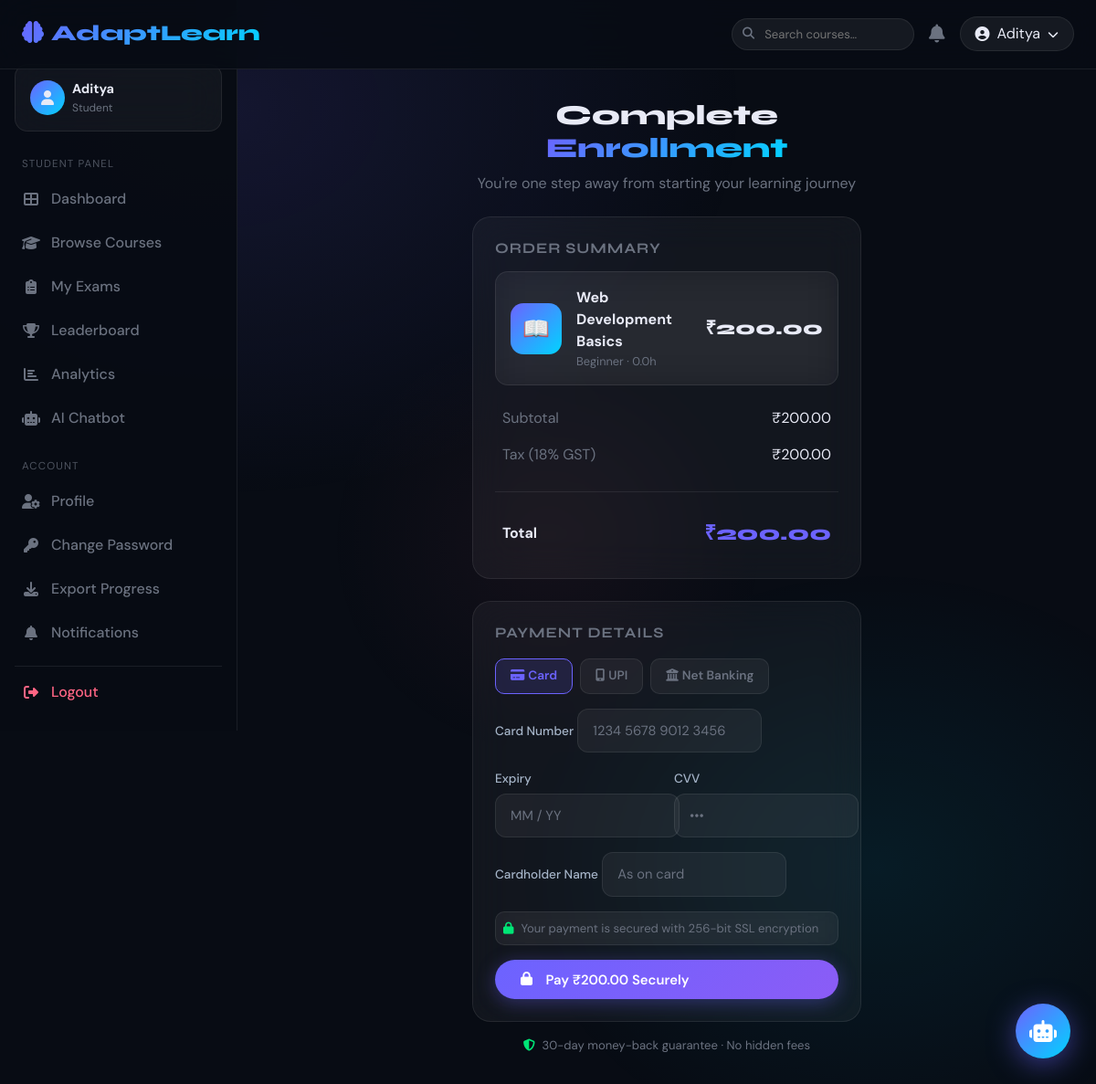
/payment/2/ (signed in), run on the app's committed database.
### learning/models.py (models this page shows, shortened)
class UserProfile(models.Model):
    ROLE_CHOICES = [('student', 'Student'), ('instructor', 'Instructor'), ('admin', 'Admin')]
    user = models.OneToOneField(User, on_delete=models.CASCADE, related_name='profile')
    role = models.CharField(max_length=20, choices=ROLE_CHOICES, default='student')
    avatar = models.ImageField(upload_to='avatars/', null=True, blank=True)
    bio = models.TextField(blank=True)
    phone = models.CharField(max_length=15, blank=True)
    date_of_birth = models.DateField(null=True, blank=True)
    learning_style = models.CharField(max_length=50, blank=True)  # visual/auditory/reading/kinesthetic
    skill_level = models.CharField(max_length=20, default='beginner',
                                   choices=[('beginner','Beginner'),('intermediate','Intermediate'),('advanced','Advanced')])
    total_points = models.IntegerField(default=0)
    created_at = models.DateTimeField(auto_now_add=True)
    updated_at = models.DateTimeField(auto_now=True)

class Course(models.Model):
    DIFFICULTY = [('beginner','Beginner'),('intermediate','Intermediate'),('advanced','Advanced')]
    STATUS     = [('draft','Draft'),('published','Published'),('archived','Archived')]
    title        = models.CharField(max_length=200)
    slug         = models.SlugField(unique=True)
    description  = models.TextField()
    instructor   = models.ForeignKey(User, on_delete=models.CASCADE, related_name='courses_taught')
    thumbnail    = models.ImageField(upload_to='course_thumbnails/', null=True, blank=True)
    difficulty   = models.CharField(max_length=20, choices=DIFFICULTY, default='beginner')
    status       = models.CharField(max_length=20, choices=STATUS, default='draft')
    price        = models.DecimalField(max_digits=8, decimal_places=2, default=0.00)
    is_free      = models.BooleanField(default=False)
    tags         = models.CharField(max_length=300, blank=True)
    duration_hrs = models.FloatField(default=0)
    language     = models.CharField(max_length=50, default='English')
    rating       = models.FloatField(default=0.0)
    total_enrolled = models.IntegerField(default=0)
    created_at   = models.DateTimeField(auto_now_add=True)
    updated_at   = models.DateTimeField(auto_now=True)
    class Meta:
        ordering = ['-created_at']

### learning/views.py (the view, shortened to what this page needs)
# urls.py: path('payment/<int:course_id>/', views.payment_page, name='payment_page'),
@login_required
def payment_page(request, course_id):
    course = get_object_or_404(Course, id=course_id)
    return render(request, 'learning/payment.html', {
        'course': course,
        'stripe_public_key': settings.STRIPE_PUBLIC_KEY,
    })

### learning/context_processors.py (called while the page is built)
def notifications_processor(request):
    if request.user.is_authenticated:
        count = Notification.objects.filter(recipient=request.user, is_read=False).count()
        return {'unread_notifications_count': count}
    return {'unread_notifications_count': 0}

### templates/learning/payment.html (shortened to what this page needs)
{% extends 'base.html' %}
{% block content %}
<div class="row justify-content-center">
  <div class="col-md-8 col-xl-6">
    <div class="text-center mb-4" data-aos="fade-down">
      <h1 style="font-family:'Syne',sans-serif;font-size:1.9rem;font-weight:800">Complete <span class="gradient-text">Enrollment</span></h1>
      <p style="color:var(--muted)">You're one step away from starting your learning journey</p>
    </div>
    <div class="glass p-4 mb-4" style="border-radius:20px" data-aos="fade-up">
      <h2 style="font-size:1rem;font-weight:700;color:var(--muted);margin-bottom:1rem;text-transform:uppercase;letter-spacing:.06em">Order Summary</h2>
      <div class="d-flex align-items-center gap-3 mb-3 p-3 glass" style="border-radius:14px">
        <div style="width:56px;height:56px;background:linear-gradient(135deg,var(--accent),var(--accent2));border-radius:14px;display:flex;align-items:center;justify-content:center;font-size:1.5rem;flex-shrink:0">📖</div>
        <div class="flex-grow-1">
          <div style="font-weight:700">{{ course.title }}</div>
          <div style="font-size:.8rem;color:var(--muted)">{{ course.get_difficulty_display }} · {{ course.duration_hrs }}h</div>
        </div>
        <div style="font-family:'Syne',sans-serif;font-size:1.3rem;font-weight:800">₹{{ course.price }}</div>
      </div>
      <div class="d-flex justify-content-between align-items-center p-2">
        <span style="color:var(--muted)">Subtotal</span><span>₹{{ course.price }}</span>
      </div>
      <div class="d-flex justify-content-between align-items-center p-2">
        <span style="color:var(--muted)">Tax (18% GST)</span><span>₹{{ course.price|floatformat:2 }}</span>
      </div>
      <div class="divider"></div>
      <div class="d-flex justify-content-between align-items-center p-2">
        <span style="font-weight:700">Total</span>
        <span style="font-family:'Syne',sans-serif;font-size:1.4rem;font-weight:800;color:var(--accent)">₹{{ course.price }}</span>
      </div>
    </div>
    <div class="glass p-4" style="border-radius:20px" data-aos="fade-up" data-aos-delay="100">
      <h2 style="font-size:1rem;font-weight:700;color:var(--muted);margin-bottom:1.2rem;text-transform:uppercase;letter-spacing:.06em">Payment Details</h2>
      <div class="d-flex gap-2 mb-3 flex-wrap">
        <button class="pay-method-btn active" onclick="setMethod(this,'card')" style="background:rgba(108,99,255,.15);border:1.5px solid var(--accent);color:var(--accent);border-radius:10px;padding:.5rem 1rem;font-size:.85rem;font-weight:600;cursor:pointer">
          <i class="fas fa-credit-card me-1"></i>Card
        </button>
        <button class="pay-method-btn" onclick="setMethod(this,'upi')" style="background:rgba(255,255,255,.05);border:1.5px solid var(--border);color:var(--muted);border-radius:10px;padding:.5rem 1rem;font-size:.85rem;font-weight:600;cursor:pointer">
          <i class="fas fa-mobile-alt me-1"></i>UPI
        </button>
        <button class="pay-method-btn" onclick="setMethod(this,'netbanking')" style="background:rgba(255,255,255,.05);border:1.5px solid var(--border);color:var(--muted);border-radius:10px;padding:.5rem 1rem;font-size:.85rem;font-weight:600;cursor:pointer">
          <i class="fas fa-university me-1"></i>Net Banking
        </button>
      </div>
      <form method="post" id="paymentForm">
        <div id="cardFields">
          <div class="mb-3">
            <label class="form-label">Card Number</label>
            <input type="text" class="glass-input" placeholder="1234 5678 9012 3456" maxlength="19" oninput="formatCard(this)">
          </div>
          <div class="row g-3 mb-3">
            <div class="col-6">
              <label class="form-label">Expiry</label>
              <input type="text" class="glass-input" placeholder="MM / YY" maxlength="7">
            </div>
            <div class="col-6">
              <label class="form-label">CVV</label>
              <input type="password" class="glass-input" placeholder="•••" maxlength="4">
            </div>
          </div>
          <div class="mb-3">
            <label class="form-label">Cardholder Name</label>
            <input type="text" class="glass-input" placeholder="As on card">
          </div>
        </div>
        <div class="d-flex align-items-center gap-2 mb-3 p-2 glass" style="border-radius:10px;font-size:.82rem;color:var(--muted)">
          <i class="fas fa-lock" style="color:var(--green)"></i> Your payment is secured with 256-bit SSL encryption
        </div>
        <button type="submit" class="btn-primary-glow btn w-100 btn-lg" id="payBtn">
          <i class="fas fa-lock me-2"></i>Pay ₹{{ course.price }} Securely
        </button>
      </form>
    </div>
    <div class="text-center mt-3" style="font-size:.82rem;color:var(--muted)">
      <i class="fas fa-shield-alt me-1" style="color:var(--green)"></i> 30-day money-back guarantee · No hidden fees
    </div>
  </div>
</div>
{% endblock %}

### templates/base.html (shortened to what this page needs)
{% load static %}{% load learning_extras %}
<!DOCTYPE html>
<html lang="en" data-theme="dark">
<head>
  <link href="https://cdn.jsdelivr.net/npm/bootstrap@5.3.2/dist/css/bootstrap.min.css" rel="stylesheet" />
  <link href="https://cdnjs.cloudflare.com/ajax/libs/font-awesome/6.5.0/css/all.min.css" rel="stylesheet" />
  <link href="https://cdn.jsdelivr.net/npm/aos@2.3.4/dist/aos.css" rel="stylesheet" />
  <link href="{% static 'css/main.css' %}" rel="stylesheet"/>
</head>
<body>
  <nav class="navbar navbar-expand-lg">
    <div class="container-fluid px-4">
      <a class="navbar-brand" href="{% url 'home' %}">
        <i class="fas fa-brain me-2"></i>AdaptLearn
      </a>
      <div class="ms-auto d-flex align-items-center gap-3">
        {% if request.user.is_authenticated %}
        <form action="{% url 'search' %}" method="get" class="d-none d-lg-flex align-items-center">
          <div style="position:relative">
            <i class="fas fa-search" style="position:absolute;left:.75rem;top:50%;transform:translateY(-50%);color:var(--muted);font-size:.82rem"></i>
            <input type="text" name="q" placeholder="Search courses…"
                   style="background:rgba(255,255,255,.06);border:1px solid var(--border);border-radius:50px;color:var(--text);padding:.42rem .9rem .42rem 2.2rem;font-size:.82rem;width:200px;outline:none;transition:all .2s"
                   onfocus="this.style.width='260px';this.style.borderColor='var(--accent)'"
                   onblur="this.style.width='200px';this.style.borderColor='var(--border)'">
          </div>
        </form>
          <a href="{% url 'notifications' %}" class="position-relative" style="color:var(--muted)">
            <i class="fas fa-bell fa-lg"></i>
          </a>
          <div class="dropdown">
            <button class="btn d-flex align-items-center gap-2 px-3"
                    style="background:rgba(255,255,255,.06);border:1px solid var(--border);border-radius:50px;color:var(--text)"
                    data-bs-toggle="dropdown">
              <i class="fas fa-user-circle"></i>
              <span class="d-none d-md-inline">{{ request.user.first_name|default:request.user.username }}</span>
              <i class="fas fa-chevron-down fa-xs"></i>
            </button>
          </div>
        {% else %}
          <a href="{% url 'user_login' %}" class="btn-outline-glow btn">Login</a>
          <a href="{% url 'user_register' %}" class="btn-primary-glow btn">Sign Up</a>
        {% endif %}
      </div>
    </div>
  </nav>
  {% if request.user.is_authenticated %}
  <div class="d-flex">
    <aside class="sidebar" id="sidebar">
      <div class="px-3 mb-2">
        <div class="d-flex align-items-center gap-2 p-3 glass" style="border-radius:14px">
          <div style="width:38px;height:38px;background:linear-gradient(135deg,var(--accent),var(--accent2));
                      border-radius:50%;display:flex;align-items:center;justify-content:center;font-size:1rem">
            <i class="fas fa-user"></i>
          </div>
          <div>
            <div style="font-weight:700;font-size:.9rem">{{ request.user.first_name|default:request.user.username }}</div>
            <div style="font-size:.75rem;color:var(--muted)">{{ request.user.profile.role|title|default:"Student" }}</div>
          </div>
        </div>
      </div>
      {% if request.user.profile.role != 'instructor' and request.user.profile.role != 'admin' %}
      <div class="sidebar-section">Student Panel</div>
      <a href="{% url 'dashboard' %}" class="sidebar-link {% if request.resolver_match.url_name == 'dashboard' %}active{% endif %}">
        <i class="fas fa-th-large"></i> Dashboard
      </a>
      <a href="{% url 'course_list' %}" class="sidebar-link {% if request.resolver_match.url_name == 'course_list' %}active{% endif %}">
        <i class="fas fa-graduation-cap"></i> Browse Courses
      </a>
      <a href="{% url 'exam_list' %}" class="sidebar-link {% if request.resolver_match.url_name == 'exam_list' %}active{% endif %}">
        <i class="fas fa-clipboard-list"></i> My Exams
      </a>
      <a href="{% url 'leaderboard' %}" class="sidebar-link {% if request.resolver_match.url_name == 'leaderboard' %}active{% endif %}">
        <i class="fas fa-trophy"></i> Leaderboard
      </a>
      <a href="{% url 'analytics' %}" class="sidebar-link {% if request.resolver_match.url_name == 'analytics' %}active{% endif %}">
        <i class="fas fa-chart-bar"></i> Analytics
      </a>
      <a href="{% url 'chatbot' %}" class="sidebar-link {% if request.resolver_match.url_name == 'chatbot' %}active{% endif %}">
        <i class="fas fa-robot"></i> AI Chatbot
      </a>
      {% endif %}
      <div class="sidebar-section">Account</div>
      <a href="{% url 'profile' %}"
         class="sidebar-link {% if request.resolver_match.url_name == 'profile' %}active{% endif %}">
        <i class="fas fa-user-cog"></i> Profile
      </a>
      <a href="{% url 'change_password' %}"
         class="sidebar-link {% if request.resolver_match.url_name == 'change_password' %}active{% endif %}">
        <i class="fas fa-key"></i> Change Password
      </a>
      {% if request.user.profile.role != 'instructor' and request.user.profile.role != 'admin' %}
      <a href="{% url 'progress_report' %}" class="sidebar-link">
        <i class="fas fa-download"></i> Export Progress
      </a>
      {% endif %}
      <a href="{% url 'notifications' %}"
         class="sidebar-link {% if request.resolver_match.url_name == 'notifications' %}active{% endif %}">
        <i class="fas fa-bell"></i> Notifications
      </a>
      <div style="height:1px;background:rgba(255,255,255,.08);margin:.75rem 1rem .25rem"></div>
      <a href="{% url 'logout' %}" class="sidebar-link mb-3" style="color:var(--accent3)">
        <i class="fas fa-sign-out-alt"></i> Logout
      </a>
    </aside>
    <main class="main-content flex-grow-1" style="min-height:calc(100vh - 68px)">
      {% block content %}{% endblock %}
    </main>
  </div>
  <button class="chatbot-fab" onclick="window.location='{% url 'chatbot' %}'" title="AI Chatbot">
    <i class="fas fa-robot"></i>
  </button>
  {% else %}
  <main style="position:relative;z-index:1">{% block extra_content %}{% endblock %}</main>
  {% endif %}
</body>
</html>

### static/css/main.css (style rules this page uses)
:root { --bg: #080c14; --bg2: #0d1220; --bg3: #111827; --card: rgba(255,255,255,0.045); --border: rgba(255,255,255,0.08); --accent: #6c63ff; --accent2: #00d4ff; --accent3: #ff6584; --gold: #ffd700; --green: #00e676; --red: #ff4757; --text: #e8eaf6; --text2: #a5b4c8; --muted: #6b7280; --radius: 16px; --radius-lg: 24px; --radius-xl: 32px; --shadow: 0 8px 32px rgba(0,0,0,.45); --shadow-lg: 0 20px 60px rgba(0,0,0,.5); --glow-sm: 0 0 20px rgba(108,99,255,.2); --glow: 0 0 40px rgba(108,99,255,.3); --glow-lg: 0 0 80px rgba(108,99,255,.4); --transition: .25s cubic-bezier(.4,0,.2,1); }
.gradient-text { background: linear-gradient(135deg, var(--accent), var(--accent2)); -webkit-background-clip: text; -webkit-text-fill-color: transparent; background-clip: text; }
.display-font, h1, h2, h3, h4, h5 { font-family: 'Syne', sans-serif; }
.glass { background: var(--card); border: 1px solid var(--border); backdrop-filter: blur(20px); -webkit-backdrop-filter: blur(20px); border-radius: var(--radius); }
.glass-input, .form-control.glass-input, .form-select.glass-input { background: rgba(255,255,255,.05) !important; border: 1.5px solid var(--border) !important; color: var(--text) !important; border-radius: 12px !important; padding: .75rem 1rem !important; font-family: 'DM Sans', sans-serif; font-size: .92rem; transition: border-color var(--transition), box-shadow var(--transition), background var(--transition); }
.glass-input::placeholder { color: var(--muted) !important; opacity: 1; }
.form-label { color: var(--text2); font-size: .85rem; font-weight: 500; margin-bottom: .4rem; }
.btn-glow, .btn-primary-glow { background: linear-gradient(135deg, var(--accent), #8b5cf6); border: none; color: #fff !important; padding: .65rem 1.75rem; border-radius: 50px; font-family: 'DM Sans', sans-serif; font-weight: 600; font-size: .93rem; transition: transform var(--transition), box-shadow var(--transition); box-shadow: 0 4px 20px rgba(108,99,255,.35); cursor: pointer; display: inline-flex; align-items: center; gap: .4rem; text-decoration: none; }
.divider { height: 1px; background: var(--border); margin: 1.25rem 0; }

### data on the page
Course: title "Web Development Basics", difficulty "Beginner", duration_hrs "0.0", price "200.00"

### other printed values
{{ request.user.first_name|default:request.user.username }} "Aditya"
{{ request.user.profile.role|title|default:"Student" }} "Student"
